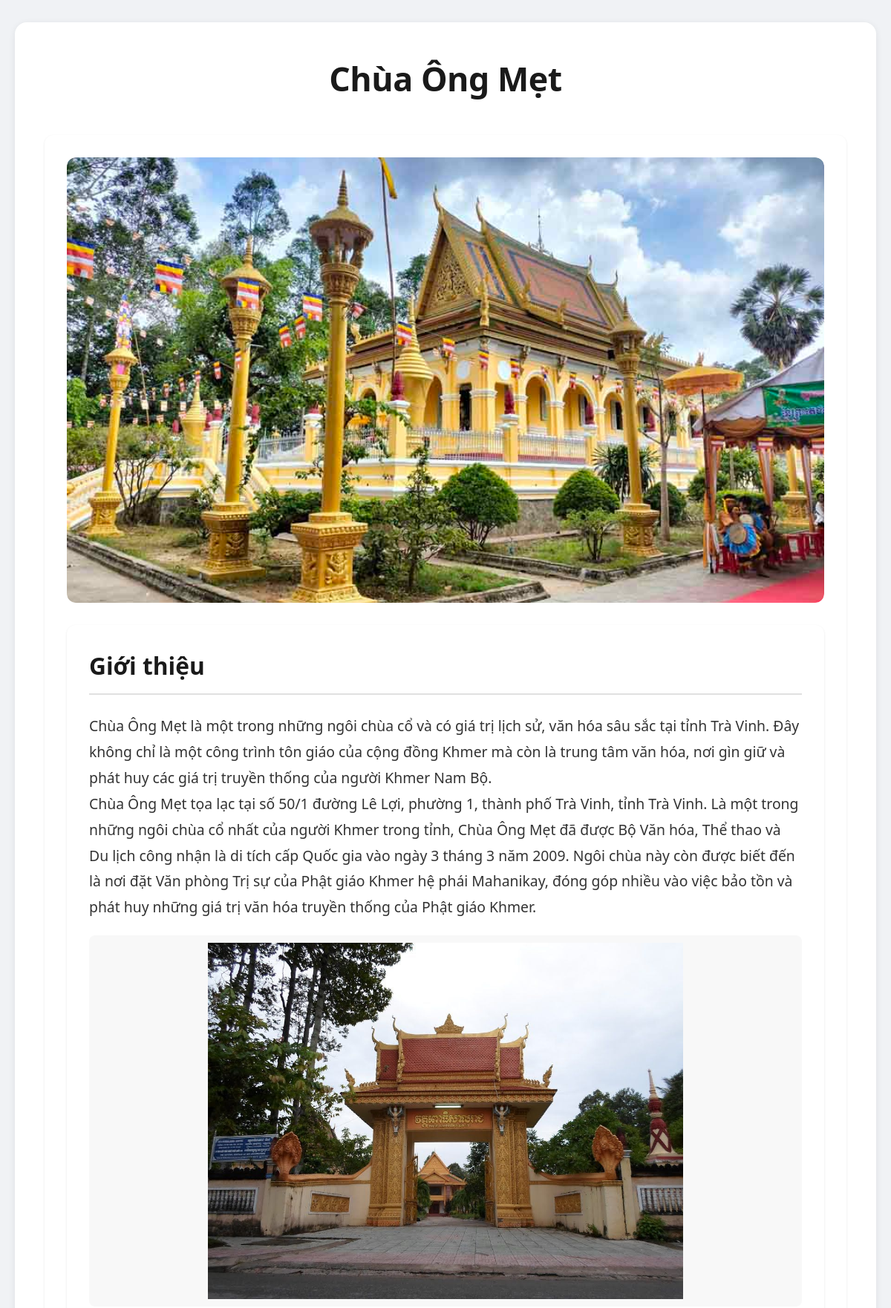
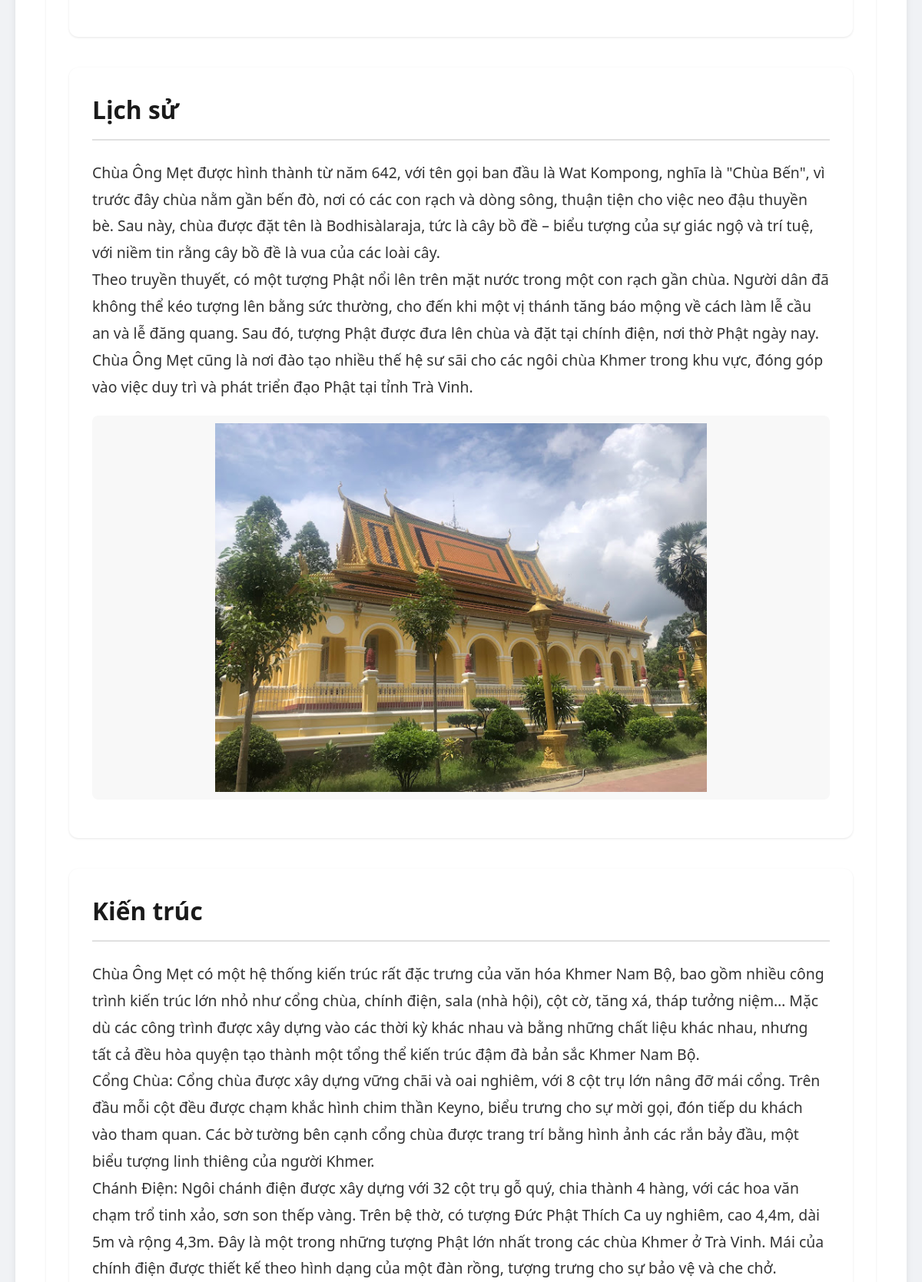
Page /chitietchua.php?id=3 (upper part) on the committed database (2 pictures, top to bottom).
### tables this page shows
CREATE TABLE `dschua` (
  `id` int(11) NOT NULL,
  `ten_chua` varchar(255) NOT NULL,
  `dia_chi` text DEFAULT NULL,
  `dien_thoai` varchar(20) DEFAULT NULL,
  `email` varchar(100) DEFAULT NULL,
  `hinh_anh` varchar(255) DEFAULT NULL,
  `trang_thai` tinyint(4) DEFAULT 1,
  `ngay_them` datetime DEFAULT current_timestamp()
);

CREATE TABLE `chitiet_chua` (
  `id` int(11) NOT NULL,
  `chua_id` int(11) DEFAULT NULL,
  `gioi_thieu` text DEFAULT NULL,
  `hinh_anh_gioi_thieu` varchar(255) DEFAULT NULL,
  `lich_su` text DEFAULT NULL,
  `hinh_anh_lich_su` varchar(255) DEFAULT NULL,
  `kien_truc` text DEFAULT NULL,
  `hinh_anh_kien_truc` varchar(255) DEFAULT NULL,
  `di_tich` text DEFAULT NULL,
  `hinh_anh_di_tich` varchar(255) DEFAULT NULL,
  `le_hoi` text DEFAULT NULL,
  `video_gioi_thieu` text DEFAULT NULL
);

### chitietchua.php (the view, shortened to what this page needs)
<?php
try {
    $dsn = "mysql:host=localhost;dbname=chua_khmer;charset=utf8mb4";
    $username = "root";
    $password = "";
    $conn = new PDO($dsn, $username, $password);
    $conn->setAttribute(PDO::ATTR_ERRMODE, PDO::ERRMODE_EXCEPTION);
} catch (PDOException $e) {
    die("Connection failed: " . $e->getMessage());
}
$chuaId = isset($_GET['id']) ? (int)$_GET['id'] : null;
$sql = "SELECT * FROM dschua WHERE id = :id AND trang_thai = 1";
$stmt = $conn->prepare($sql);
$stmt->bindParam(':id', $chuaId, PDO::PARAM_INT);
$stmt->execute();
$chuaBasic = $stmt->fetch(PDO::FETCH_ASSOC);
$sql = "SELECT * FROM chitiet_chua WHERE chua_id = :chua_id";
$stmt = $conn->prepare($sql);
$stmt->bindParam(':chua_id', $chuaId, PDO::PARAM_INT);
$stmt->execute();
$chuaDetails = $stmt->fetch(PDO::FETCH_ASSOC);
?>
<!DOCTYPE html>
<html lang="vi">
<head>
</head>
<body>
    <div class="container">
        <h1><?php echo htmlspecialchars($chuaBasic['ten_chua']); ?></h1>
        <div class="temple-basic-info">
            <?php if (!empty($chuaBasic['hinh_anh'])): ?>
            <div class="temple-image">
                <img src="<?php echo htmlspecialchars($chuaBasic['hinh_anh']); ?>" alt="<?php echo htmlspecialchars($chuaBasic['ten_chua']); ?>">
            </div>
            <?php endif; ?>
        <div class="temple-details">
            <?php if (!empty($chuaDetails['gioi_thieu'])): ?>
            <section>
                <h2>Giới thiệu</h2>
                <p><?php echo nl2br(htmlspecialchars($chuaDetails['gioi_thieu'])); ?></p>
                <?php if (!empty($chuaDetails['hinh_anh_gioi_thieu'])): ?>
                <img src="<?php echo htmlspecialchars($chuaDetails['hinh_anh_gioi_thieu']); ?>" alt="Hình ảnh giới thiệu" class="section-image">
                <?php endif; ?>
            </section>
            <?php endif; ?>
            <?php if (!empty($chuaDetails['lich_su'])): ?>
            <section>
                <h2>Lịch sử</h2>
                <p><?php echo nl2br(htmlspecialchars($chuaDetails['lich_su'])); ?></p>
                <?php if (!empty($chuaDetails['hinh_anh_lich_su'])): ?>
                <img src="<?php echo htmlspecialchars($chuaDetails['hinh_anh_lich_su']); ?>" alt="Hình ảnh lịch sử" class="section-image">
                <?php endif; ?>
            </section>
            <?php endif; ?>
            <?php if (!empty($chuaDetails['kien_truc'])): ?>
            <section>
                <h2>Kiến trúc</h2>
                <p><?php echo nl2br(htmlspecialchars($chuaDetails['kien_truc'])); ?></p>
            </section>
            <?php endif; ?>
        </div>
    </div>
</body>
</html>

### chitietchua.php (style rules this page uses)
* { margin: 0; padding: 0; box-sizing: border-box; }
body { font-family: 'Segoe UI', Tahoma, Geneva, Verdana, sans-serif; line-height: 1.6; background: #f0f2f5; color: #1a1a1a; padding: 30px 20px; }
.container { max-width: 1200px; margin: 0 auto; background-color: #ffffff; padding: 40px; border-radius: 16px; box-shadow: 0 2px 10px rgba(0,0,0,0.08); }
h1 { font-size: 2.8em; color: #1a1a1a; text-align: center; margin-bottom: 40px; font-weight: 700; letter-spacing: -0.5px; }
.temple-details section { margin-bottom: 40px; padding: 30px; background-color: #fff; border-radius: 12px; box-shadow: 0 1px 3px rgba(0,0,0,0.1); }
.temple-details h2 { font-size: 1.8em; color: #1a1a1a; margin-bottom: 25px; padding-bottom: 12px; border-bottom: 2px solid #e0e0e0; font-weight: 600; }
.temple-basic-info { background-color: #ffffff; padding: 30px; border-radius: 12px; margin-bottom: 40px; font-size: 1.1em; box-shadow: 0 1px 3px rgba(0,0,0,0.1); }
.temple-image { text-align: center; margin-bottom: 30px; border-radius: 12px; width: 100%; height: 600px; position: relative; overflow: hidden; }
.temple-image img { width: 100%; height: 100%; object-fit: cover; border-radius: 12px; }
.section-image { width: 100%; height: 500px; object-fit: contain; border-radius: 8px; margin: 20px 0; display: block; background-color: #f8f8f8; padding: 10px; }
.temple-details p { font-size: 1.1em; line-height: 1.8; color: #333; margin-bottom: 20px; }

### rows in the picture
dschua: ten_chua "Chùa Ông Mẹt", hinh_anh (picture)
chitiet_chua: gioi_thieu "Chùa Ông Mẹt là một trong những ngôi chùa cổ và có giá trị lịch sử, văn hóa sâu sắc tại tỉnh Trà Vinh. Đây không chỉ là một công trình tôn giáo của cộng đồng Khmer mà còn là trung tâm văn hóa, nơi gìn giữ và phát huy các giá trị truyền thống của người Khmer Nam Bộ. Chùa Ông Mẹt tọa lạc tại số 50/1 đường Lê Lợi, phường 1, thành phố Trà Vinh, tỉnh Trà Vinh. Là một trong những ngôi chùa cổ nhất của người Khmer trong tỉnh, Chùa Ông Mẹt đã được Bộ Văn hóa, Thể thao và Du lịch công nhận là di tích cấp Quốc gia vào ngày 3 tháng 3 năm 2009. Ngôi chùa này còn được biết đến là nơi đặt Văn phòng Trị sự của Phật giáo Khmer hệ phái Mahanikay, đóng góp nhiều vào việc bảo tồn và phát huy những giá trị văn…", hinh_anh_gioi_thieu (picture), lich_su "Chùa Ông Mẹt được hình thành từ năm 642, với tên gọi ban đầu là Wat Kompong, nghĩa là \"Chùa Bến\", vì trước đây chùa nằm gần bến đò, nơi có các con rạch và dòng sông, thuận tiện cho việc neo đậu thuyền bè. Sau này, chùa được đặt tên là Bodhisàlaraja, tức là cây bồ đề – biểu tượng của sự giác ngộ và trí tuệ, với niềm tin rằng cây bồ đề là vua của các loài cây. Theo truyền thuyết, có một tượng Phật nổi lên trên mặt nước trong một con rạch gần chùa. Người dân đã không thể kéo tượng lên bằng sức thường, cho đến khi một vị thánh tăng báo mộng về cách làm lễ cầu an và lễ đăng quang. Sau đó, tượng Phật được đưa lên chùa và đặt tại chính điện, nơi thờ Phật ngày nay. Chùa Ông Mẹt cũng là nơi đào tạo…", hinh_anh_lich_su (picture), kien_truc "Chùa Ông Mẹt có một hệ thống kiến trúc rất đặc trưng của văn hóa Khmer Nam Bộ, bao gồm nhiều công trình kiến trúc lớn nhỏ như cổng chùa, chính điện, sala (nhà hội), cột cờ, tăng xá, tháp tưởng niệm… Mặc dù các công trình được xây dựng vào các thời kỳ khác nhau và bằng những chất liệu khác nhau, nhưng tất cả đều hòa quyện tạo thành một tổng thể kiến trúc đậm đà bản sắc Khmer Nam Bộ. Cổng Chùa: Cổng chùa được xây dựng vững chãi và oai nghiêm, với 8 cột trụ lớn nâng đỡ mái cổng. Trên đầu mỗi cột đều được chạm khắc hình chim thần Keyno, biểu trưng cho sự mời gọi, đón tiếp du khách vào tham quan. Các bờ tường bên cạnh cổng chùa được trang trí bằng hình ảnh các rắn bảy đầu, một biểu tượng linh…"
